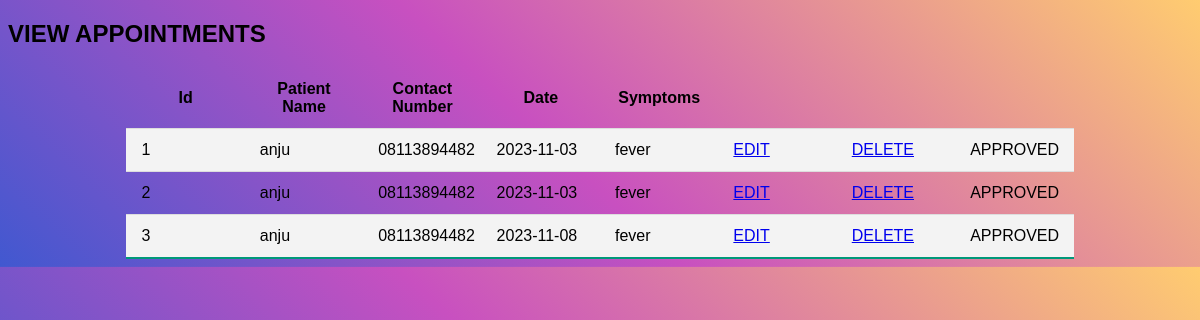
Screenshot of /viewappointment with the database file from the repository.
### myapp/models.py (models this page shows, shortened)
class PatientAppointment(models.Model):
    patientname=models.CharField(max_length=100)
    contactnum = models.CharField(max_length=100)
    age=models.CharField(max_length=100,null=True,blank=True)
    gender=models.CharField(max_length=100,null=True,blank=True)
    doctorname = models.CharField(max_length=100,null=True,blank=True)
    date = models.CharField(max_length=100,null=True,blank=True)
    symptoms=models.CharField(max_length=150,null=True,blank=True)

### myapp/views.py (the view)
# urls.py: path('viewappointment',views.viewappointment,name='viewappointment'),
def viewappointment(request):
    result = PatientAppointment.objects.all()
    return render(request,'viewappointment.html', {'result': result})

### myapp/templates/viewappointment.html (shortened to what this page needs)
<!DOCTYPE html>
<html lang="en">
<head>
  <link rel="stylesheet" href="static/table.css">
      <h2>VIEW APPOINTMENTS</h2>
</head>
<body>
<table>
    <tr>
        <th>Id</th>
        <th>Patient Name</th>
        <th>Contact Number</th>
        <th>Date</th>
        <th>Symptoms</th>
    </tr>
    {% for result in result %}
    <tr>
        <td>{{ result.id }}</td>
        <td>{{ result.patientname }}</td>
        <td>{{ result.contactnum }}</td>
        <td>{{ result.date }}</td>
        <td>{{ result.symptoms }}</td>
        <td><a href="editappointment/{{result.id}}"> EDIT</a></td>
         <td><a href="deleteappointment/{{result.id}}"> DELETE</a></td>
        <td> APPROVED</td>
    </tr>
    {% endfor %}
</table>
</body>
</html>

### myapp/static/table.css (style rules this page uses)
table { border-collapse: collapse; margin: 0 auto; padding: 0; width: 50%; table-layout: fixed; }
th, td { padding: 10px 10px; }
tbody tr { border-bottom: 1px solid #dddddd; }
tbody tr:nth-of-type(even) { background-color: #f3f3f3; }
tbody tr:last-of-type { border-bottom: 2px solid #009879; }

### myapp/templates/viewappointment.html (style rules this page uses)
body { background-color: background-color: #4158D0; background-image: linear-gradient(43deg, #4158D0 0%, #C850C0 46%, #FFCC70 100%); font-family: 'Ubuntu', sans-serif; background-position:center center; }
table { border-collapse: collapse; margin: 0 auto; padding: 0; width: 80%; table-layout: fixed; }
th, td { padding: 12px 15px; }

### rows the page displays
PatientAppointment: id "1", patientname "anju", contactnum "08113894482", date "2023-11-03", symptoms "fever"
PatientAppointment: id "2", patientname "anju", contactnum "08113894482", date "2023-11-03", symptoms "fever"
PatientAppointment: id "3", patientname "anju", contactnum "08113894482", date "2023-11-08", symptoms "fever"
